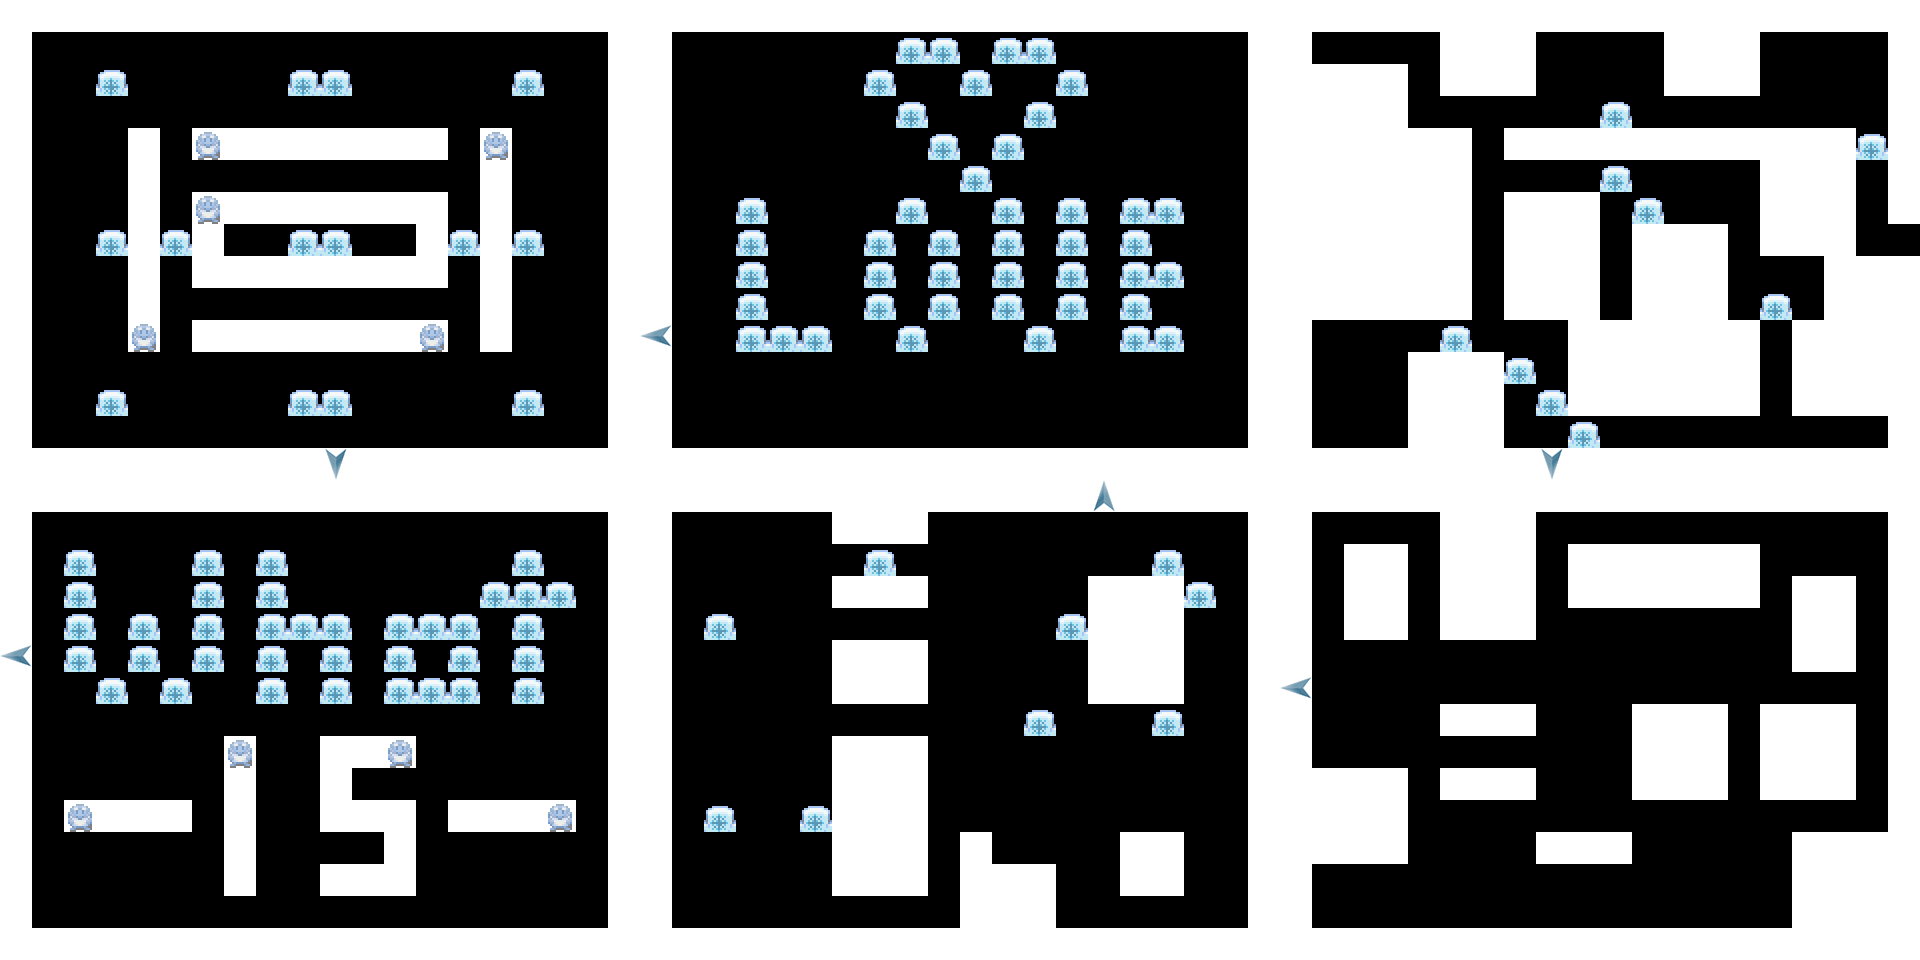

Below is a game level as drawn by its tile map, then a one-line description and the .tmx that defines it (tile-layer data replaced by summaries):
An orthogonal 60x30 tile map with 32x32 px tiles, 9 tile layers (Walls_Blocks, WallsGroup, Movable_Blocks, Doors, ...), 8 hidden layers not drawn.

<map version="1.0" orientation="orthogonal" width="60" height="30" tilewidth="32" tileheight="32">
 <tileset firstgid="1" name="Ice_tiles.png" tilewidth="32" tileheight="32">
  <image source="../../Tiles/Ice_tiles.png" width="320" height="416" />
 </tileset>
 <layer name="Base" width="60" height="30" visible="0">
  <data>[1800 cells, 1785 non-empty, 10 distinct tile ids]</data>
 </layer>
 <layer name="Walls_Blocks" width="60" height="30" opacity="0.63">
  <data>[1800 cells, 238 non-empty, 1 distinct tile ids]</data>
 </layer>
 <layer name="WallsGroup" width="60" height="30">
  <data>[1800 cells, 406 non-empty, 9 distinct tile ids]</data>
 </layer>
 <layer name="Movable_Blocks" width="60" height="30">
  <data>[1800 cells, 112 non-empty, 1 distinct tile ids]</data>
 </layer>
 <layer name="Items" width="60" height="30" visible="0">
  <data>[1800 cells, 0 non-empty, 0 distinct tile ids]</data>
 </layer>
 <layer name="Bonus" width="60" height="30" visible="0">
  <data>[1800 cells, 0 non-empty, 0 distinct tile ids]</data>
 </layer>
 <layer name="Doors" width="60" height="30">
  <data>[1800 cells, 5 non-empty, 3 distinct tile ids]</data>
 </layer>
 <layer name="Water_Blocks" width="60" height="30" visible="0">
  <data>[1800 cells, 11 non-empty, 1 distinct tile ids]</data>
 </layer>
 <layer name="Snow_Surface" width="60" height="30">
  <data>[1800 cells, 727 non-empty, 1 distinct tile ids]</data>
 </layer>
 <layer name="Ice_Surface" width="60" height="30" visible="0">
  <data>[1800 cells, 1072 non-empty, 1 distinct tile ids]</data>
 </layer>
 <layer name="Item_Shoes" width="60" height="30" visible="0">
  <data>[1800 cells, 1 non-empty, 1 distinct tile ids]</data>
 </layer>
 <layer name="Scene_End" width="60" height="30">
  <data>[1800 cells, 1 non-empty, 1 distinct tile ids]</data>
 </layer>
 <layer name="Scene_Start" width="60" height="30" visible="0">
  <data>[1800 cells, 1 non-empty, 1 distinct tile ids]</data>
 </layer>
 <layer name="Enemies" width="60" height="30">
  <data>[1800 cells, 9 non-empty, 1 distinct tile ids]</data>
 </layer>
 <layer name="Dialogs" width="60" height="30" visible="0">
  <data>[1800 cells, 1 non-empty, 1 distinct tile ids]</data>
 </layer>
 <layer name="Deco" width="60" height="30">
  <data>[1800 cells, 5 non-empty, 3 distinct tile ids]</data>
 </layer>
 <layer name="Map2" width="60" height="30">
  <data>[1800 cells, 0 non-empty, 0 distinct tile ids]</data>
 </layer>
</map>
